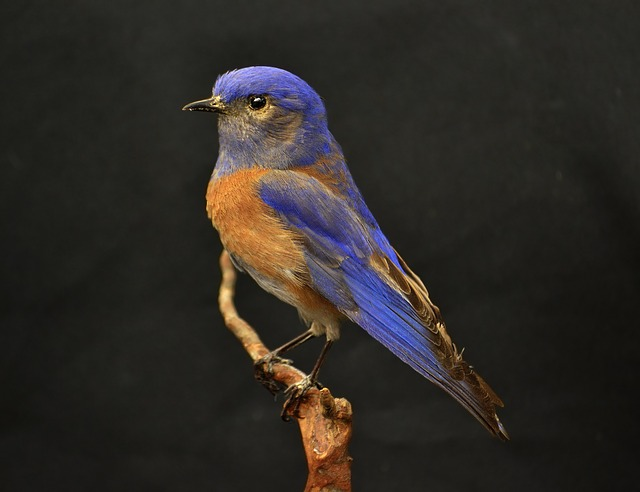
#> input picture bird.jpg, 640 x 492 px, given in place of the camera
$ python vaje_1_6c.py
#> lines starting #> are read from the running program, lines starting #| are printed output that depends on the picture; after the words box and inside, x2 and y2 are one past the last pixel; in counts of white or black regions, pixels touching at a corner belong together
"""
6c) (10 točk) Izberite si predmet poljubne barve in z uporabo znanja iz prejšnjih nalog upragujte sliko s takšnimi vrednostmi,
da boste iz nje izluščili izbrani predmet. Z uporabo OpenCV funkcije cv2.findContours() izrišite konturo okoli izluščenih predmetov.
Število točk, ki jih boste dobili za to nalogo bo odvisno od robustnosti delovanja vaše metode.

prepozna rumeno barvo - rgb(255, 251, 0)
"""
import cv2
import numpy as np

cap = cv2.VideoCapture(0)

while True:
    ret, frame = cap.read()
#> frame is the input picture: shape (492, 640, 3); mean B, G, R 37.6, 42.1, 46.1
    if not ret:
        break
    frame = cv2.flip(frame, 1)
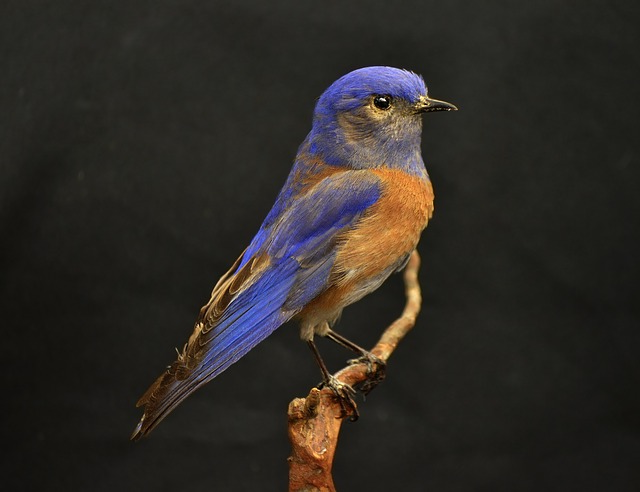
#> frame: shape (492, 640, 3); mean B, G, R 37.6, 42.1, 46.1
    hsv = cv2.cvtColor(frame, cv2.COLOR_BGR2HSV)
#> hsv: shape (492, 640, 3); mean H, S, V 33.9, 53.5, 49.2
    lower = np.array([0, 120, 120])
    upper = np.array([150, 255, 255])
    mask = cv2.inRange(hsv, lower, upper)
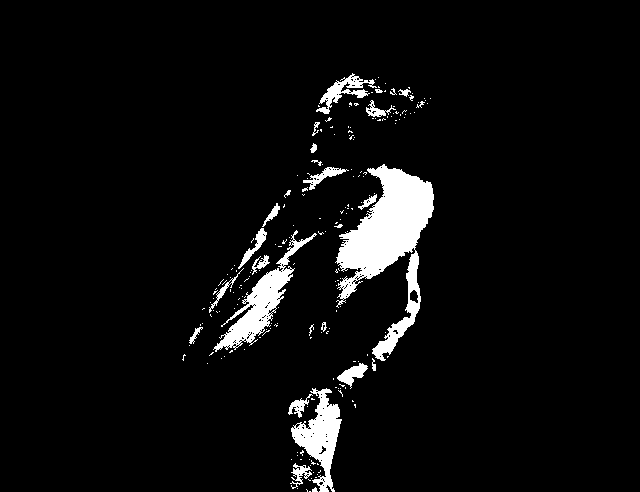
#> mask: shape (492, 640); 5.2% white; 205 white regions (177 under 20 px)
    contours, _ = cv2.findContours(mask, cv2.RETR_EXTERNAL, cv2.CHAIN_APPROX_SIMPLE)
#> contours = 205 contours, 186 with area under 20; largest, box (x1, y1, x2, y2) and area: (335, 164, 434, 361) 7418, (213, 230, 317, 352) 2537, (291, 388, 342, 492) 2165, (316, 73, 377, 114) 600, (337, 363, 368, 389) 302
    cv2.drawContours(frame, contours, -1, (0, 0, 255), 2)
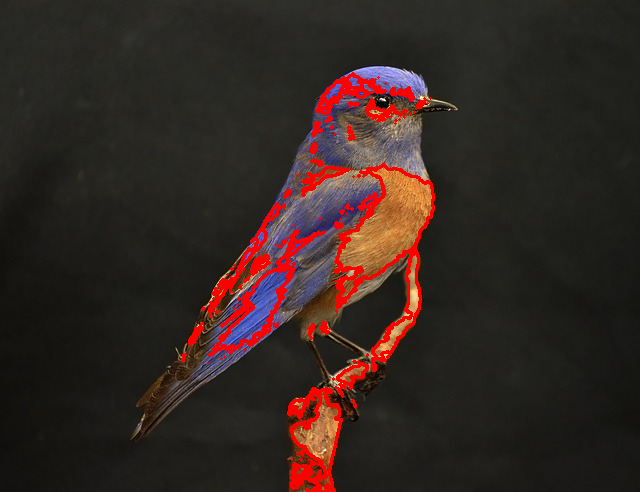
#> frame: shape (492, 640, 3); 4.05% of pixels changed, all inside (x1, y1, x2, y2) = (181, 72, 435, 492)
    cv2.imshow('6c) Mask', mask)
    cv2.imshow('6c) Frame', frame)
    if cv2.waitKey(1) & 0xFF == ord('q'):
#> (key q is pressed here)
        break

cap.release()
cv2.destroyAllWindows()
